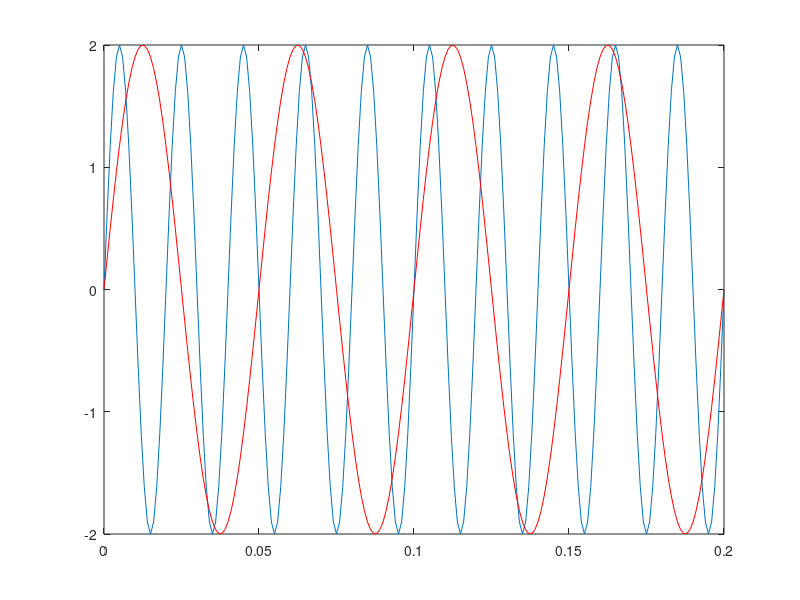

Write the MATLAB code that produced this figure.
% Generati un semnal cosinusoidal de frecventa F = 20 Hz, reprezentat
% cu culoare rosie pe acelasi grafic peste semnalul sinusoidal

% F = 20 Hz => t = 1/20 = 0.05; => un pas termporar < 0.05 

Fs = 50;  %frecventa semnalului sinusoidal
Fc = 20;  %frecventa semnalului cosinusoidal

t = 0:0.001:0.2; %ales potrivit pentru ambele frecvente

s = 2*sin(2*pi*Fs*t);
c = 2*sin(2*pi*Fc*t); % am ales amplitudinea asemenea semnalului sinusoidal

plot(t,s),grid;
hold on;
plot(t,c,'r'),grid;
hold off;